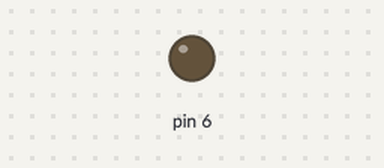
The sketch below on a simulated Arduino Uno, built with avr-gcc and run on an emulated ATmega328P. On the bench: output pins drawn as LEDs (lit = HIGH). Random numbers use the default seed unless the sketch sets one.

Above: at 1.6 s.
At 11.6 s:
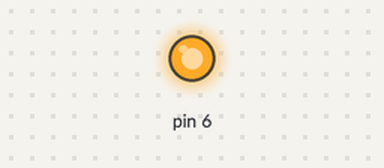
Timing chart, 0 to 13.1 s (numbered marks = the images above):
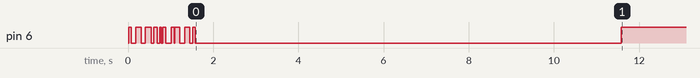

The sketch:

QR_RELAY_BRA.ino
```cpp
// (licence header left out)
int i;
void setup()
{
  pinMode(6,OUTPUT);
   for (int i = 0; i < 10; i++) {
    digitalWrite(6, LOW);
    delay (random(10, 150));
    digitalWrite(6, HIGH);
    delay (random(10, 150));
  }
  digitalWrite(6, LOW);
  delay(10000);
  digitalWrite(6, HIGH);
}

void loop() {


}
```
